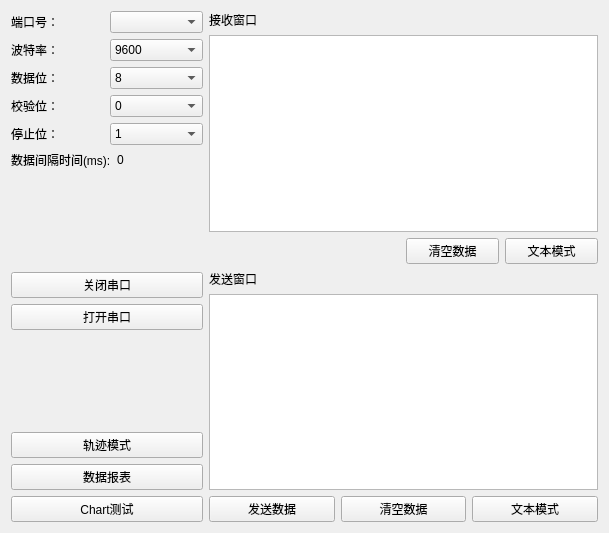
<?xml version="1.0" encoding="UTF-8"?>
<ui version="4.0">
 <class>Widget</class>
 <widget class="QWidget" name="Widget">
  <property name="geometry">
   <rect>
    <x>0</x>
    <y>0</y>
    <width>609</width>
    <height>533</height>
   </rect>
  </property>
  <property name="windowTitle">
   <string>Widget</string>
  </property>
  <layout class="QGridLayout" name="gridLayout_2">
   <item row="0" column="0" rowspan="6">
    <layout class="QGridLayout" name="gridLayout">
     <item row="11" column="0">
      <widget class="QPushButton" name="pushButton_3">
       <property name="text">
        <string>数据报表</string>
       </property>
      </widget>
     </item>
     <item row="2" column="0">
      <layout class="QHBoxLayout" name="horizontalLayout_3">
       <item>
        <widget class="QLabel" name="label_3">
         <property name="text">
          <string>数据位：</string>
         </property>
        </widget>
       </item>
       <item>
        <widget class="QComboBox" name="bit">
         <item>
          <property name="text">
           <string>8</string>
          </property>
         </item>
         <item>
          <property name="text">
           <string>4</string>
          </property>
         </item>
         <item>
          <property name="text">
           <string>6</string>
          </property>
         </item>
         <item>
          <property name="text">
           <string>2</string>
          </property>
         </item>
        </widget>
       </item>
      </layout>
     </item>
     <item row="1" column="0">
      <layout class="QHBoxLayout" name="horizontalLayout_2">
       <item>
        <widget class="QLabel" name="label_2">
         <property name="text">
          <string>波特率：</string>
         </property>
        </widget>
       </item>
       <item>
        <widget class="QComboBox" name="baud">
         <item>
          <property name="text">
           <string>9600</string>
          </property>
         </item>
         <item>
          <property name="text">
           <string>38400</string>
          </property>
         </item>
         <item>
          <property name="text">
           <string>115200</string>
          </property>
         </item>
         <item>
          <property name="text">
           <string>1200</string>
          </property>
         </item>
         <item>
          <property name="text">
           <string>2400</string>
          </property>
         </item>
         <item>
          <property name="text">
           <string>4800</string>
          </property>
         </item>
         <item>
          <property name="text">
           <string>14400</string>
          </property>
         </item>
         <item>
          <property name="text">
           <string>19200</string>
          </property>
         </item>
         <item>
          <property name="text">
           <string>28800</string>
          </property>
         </item>
        </widget>
       </item>
      </layout>
     </item>
     <item row="0" column="0">
      <layout class="QHBoxLayout" name="horizontalLayout">
       <item>
        <widget class="QLabel" name="label">
         <property name="text">
          <string>端口号：</string>
         </property>
        </widget>
       </item>
       <item>
        <widget class="QComboBox" name="com"/>
       </item>
      </layout>
     </item>
     <item row="8" column="0">
      <widget class="QPushButton" name="open_port">
       <property name="text">
        <string>打开串口</string>
       </property>
      </widget>
     </item>
     <item row="7" column="0">
      <widget class="QPushButton" name="close_port">
       <property name="text">
        <string>关闭串口</string>
       </property>
      </widget>
     </item>
     <item row="3" column="0">
      <layout class="QHBoxLayout" name="horizontalLayout_4">
       <item>
        <widget class="QLabel" name="label_4">
         <property name="text">
          <string>校验位：</string>
         </property>
        </widget>
       </item>
       <item>
        <widget class="QComboBox" name="jiaoyan">
         <item>
          <property name="text">
           <string>0</string>
          </property>
         </item>
         <item>
          <property name="text">
           <string>1</string>
          </property>
         </item>
        </widget>
       </item>
      </layout>
     </item>
     <item row="6" column="0">
      <spacer name="verticalSpacer">
       <property name="orientation">
        <enum>Qt::Vertical</enum>
       </property>
       <property name="sizeHint" stdset="0">
        <size>
         <width>20</width>
         <height>40</height>
        </size>
       </property>
      </spacer>
     </item>
     <item row="9" column="0">
      <spacer name="verticalSpacer_2">
       <property name="orientation">
        <enum>Qt::Vertical</enum>
       </property>
       <property name="sizeHint" stdset="0">
        <size>
         <width>20</width>
         <height>40</height>
        </size>
       </property>
      </spacer>
     </item>
     <item row="12" column="0">
      <widget class="QPushButton" name="pushButton_2">
       <property name="text">
        <string>Chart测试</string>
       </property>
      </widget>
     </item>
     <item row="5" column="0">
      <layout class="QHBoxLayout" name="horizontalLayout_8">
       <item>
        <widget class="QLabel" name="label_9">
         <property name="text">
          <string>数据间隔时间(ms):</string>
         </property>
        </widget>
       </item>
       <item>
        <widget class="QLabel" name="label_8">
         <property name="text">
          <string>0</string>
         </property>
        </widget>
       </item>
      </layout>
     </item>
     <item row="4" column="0">
      <layout class="QHBoxLayout" name="horizontalLayout_5">
       <item>
        <widget class="QLabel" name="label_5">
         <property name="text">
          <string>停止位：</string>
         </property>
        </widget>
       </item>
       <item>
        <widget class="QComboBox" name="stopbit">
         <item>
          <property name="text">
           <string>1</string>
          </property>
         </item>
        </widget>
       </item>
      </layout>
     </item>
     <item row="10" column="0">
      <widget class="QPushButton" name="pushButton">
       <property name="text">
        <string>轨迹模式</string>
       </property>
      </widget>
     </item>
    </layout>
   </item>
   <item row="0" column="1">
    <widget class="QLabel" name="label_6">
     <property name="text">
      <string>接收窗口</string>
     </property>
    </widget>
   </item>
   <item row="1" column="1" colspan="2">
    <widget class="QTextEdit" name="Receive_text_window"/>
   </item>
   <item row="2" column="2">
    <layout class="QHBoxLayout" name="horizontalLayout_7">
     <item>
      <widget class="QPushButton" name="clear_button2">
       <property name="text">
        <string>清空数据</string>
       </property>
      </widget>
     </item>
     <item>
      <widget class="QPushButton" name="receive_modl">
       <property name="text">
        <string>文本模式</string>
       </property>
      </widget>
     </item>
    </layout>
   </item>
   <item row="3" column="1">
    <widget class="QLabel" name="label_7">
     <property name="text">
      <string>发送窗口</string>
     </property>
    </widget>
   </item>
   <item row="4" column="1" colspan="2">
    <widget class="QTextEdit" name="send_text_window"/>
   </item>
   <item row="5" column="1" colspan="2">
    <layout class="QHBoxLayout" name="horizontalLayout_6">
     <item>
      <widget class="QPushButton" name="send_button">
       <property name="text">
        <string>发送数据</string>
       </property>
      </widget>
     </item>
     <item>
      <widget class="QPushButton" name="clear_button_1">
       <property name="text">
        <string>清空数据</string>
       </property>
      </widget>
     </item>
     <item>
      <widget class="QPushButton" name="send_modl">
       <property name="text">
        <string>文本模式</string>
       </property>
      </widget>
     </item>
    </layout>
   </item>
  </layout>
 </widget>
 <layoutdefault spacing="6" margin="11"/>
 <resources/>
 <connections/>
</ui>
